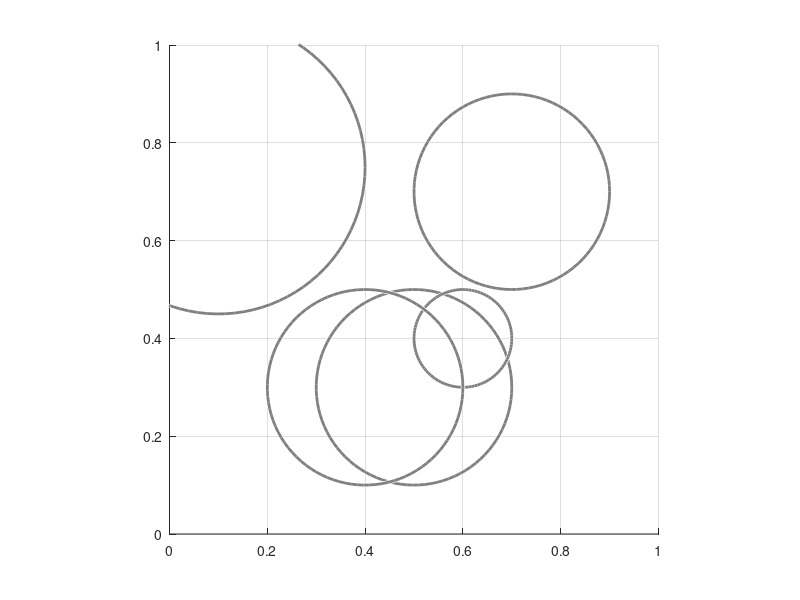

The MATLAB source for this figure: (Note: this script raises an error after producing the figure.)

clear
close all

% Define start and goal positions
theta_start.coord = [0; 0];
theta_goal = [1; 1];

% Workspace bounds
x_bounds = [0, 1];
y_bounds = [0, 1];

% Define obstacles
% Each row is an obstacle with format: [center_x, center_y, radius]
obstacles = [
    0.5, 0.3, 0.2;
    0.7, 0.7, 0.2;
    0.6, 0.4, 0.1;
    0.4, 0.3, 0.2;
    0.1, 0.75, 0.3;
    % Add as many obstacles required, satisfying the condition of arbitrary
    % number of obstacles' inclusion
];

% RRT parameters
epsilon = 0.1; % Goal threshold
delta = 0.05;  % Step size
N = 1000;      % Number of iterations

% Visualize environment
figure
hold on
grid on
axis([x_bounds, y_bounds])
axis equal

% Plot obstacles
for i = 1:size(obstacles, 1)
    viscircles(obstacles(i, 1:2), obstacles(i, 3), 'Color', [0.5, 0.5, 0.5]);
end

% Initialize tree
theta_start.parent = 0;
G(1) = theta_start;

% Main RRT loop
for idx = 1:N
    if norm(G(end).coord - theta_goal) < epsilon
        break
    end

    % Random sample
    theta_rand = rand(2,1);

    % Nearest node
    [min_dist, theta_near_index] = min(vecnorm([G.coord] - theta_rand));
    theta_near = G(theta_near_index);

    % Step towards random sample
    vec_to_rand = theta_rand - theta_near.coord;
    if norm(vec_to_rand) > delta
        vec_to_rand = delta * vec_to_rand / norm(vec_to_rand);
    end
    theta_new.coord = theta_near.coord + vec_to_rand;

    % Collision check with all obstacles
    if isCollision(theta_new.coord, obstacles)
        continue;
    end

    % Add new node to tree
    theta_new.parent = theta_near_index;
    G = [G, theta_new];

    % Plotting
    plot(theta_new.coord(1), theta_new.coord(2), 'o', 'Color', [0.5, 0.5, 0.5], ...
    'MarkerFaceColor', [0.5, 0.5, 0.5]);
    line([theta_near.coord(1), theta_new.coord(1)], [theta_near.coord(2), theta_new.coord(2)], 'Color', 'k', 'LineWidth', 2);
end

% Trace back path
child_theta = G(end);
while child_theta.parent ~= 0
    parent_theta = G(child_theta.parent);
    line([child_theta.coord(1), parent_theta.coord(1)], [child_theta.coord(2), parent_theta.coord(2)], 'Color', [1, 0.5, 0], 'LineWidth', 3);
    child_theta = parent_theta;
end

% Plot start and goal
plot(theta_start.coord(1), theta_start.coord(2), 'ko', 'MarkerFaceColor', 'k');
plot(theta_goal(1), theta_goal(2), 'ko', 'MarkerFaceColor', 'k');

% Collision checking function

function collision = isCollision(coord, obstacles)
    collision = any(arrayfun(@(idx) norm(coord - obstacles(idx, 1:2)') < obstacles(idx, 3), 1:size(obstacles, 1)));
end